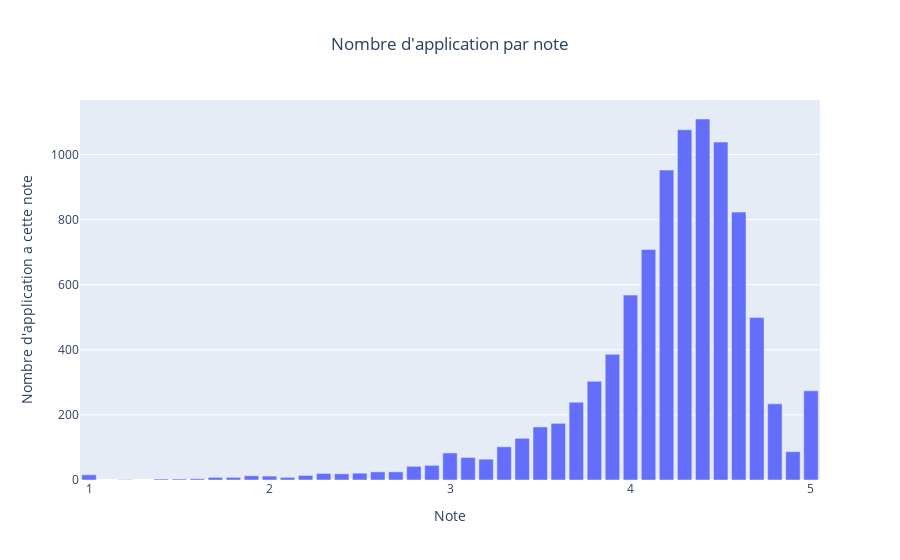

This figure's notebook cell:
### Code cell
ratings_count = data['Rating'].value_counts()

fig = go.Figure(data=[go.Bar(
    x=ratings_count.index,
    y=ratings_count
)])
fig.update_layout(
    title_text='Nombre d\'application par note',
    xaxis_title="Note", 
    yaxis_title="Nombre d'application a cette note", 
    width=900,
    xaxis=dict(tickmode = 'linear', dtick = 1),
    title_x=0.5
)
fig.show()

### Figure 1 — Plotly figure (JSON) as saved in the notebook; plotly's stock layout.template omitted (floating-point values rounded to 4 significant figures)
{"data": [{"type": "bar", "x": [4.4, 4.3, 4.5, 4.2, 4.6, 4.1, 4, 4.7, 3.9, 3.8, 5, 3.7, 4.8, 3.6, 3.5, 3.4, 3.3, 4.9, 3, 3.1, 3.2, 2.9, 2.8, 2.7, 2.6, 2.5, 2.3, 2.4, 1, 2.2, 1.9, 2, 1.7, 1.8, 2.1, 1.6, 1.4, 1.5, 1.2], "y": [1109, 1076, 1038, 952, 823, 708, 568, 499, 386, 303, 274, 239, 234, 174, 163, 128, 102, 87, 83, 69, 64, 45, 42, 25, 25, 21, 20, 19, 16, 14, 13, 12, 8, 8, 8, 4, 3, 3, 1]}], "layout": {"title": {"text": "Nombre d'application par note", "x": 0.5}, "width": 900, "xaxis": {"dtick": 1, "tickmode": "linear", "title": {"text": "Note"}}, "yaxis": {"title": {"text": "Nombre d'application a cette note"}}}}
